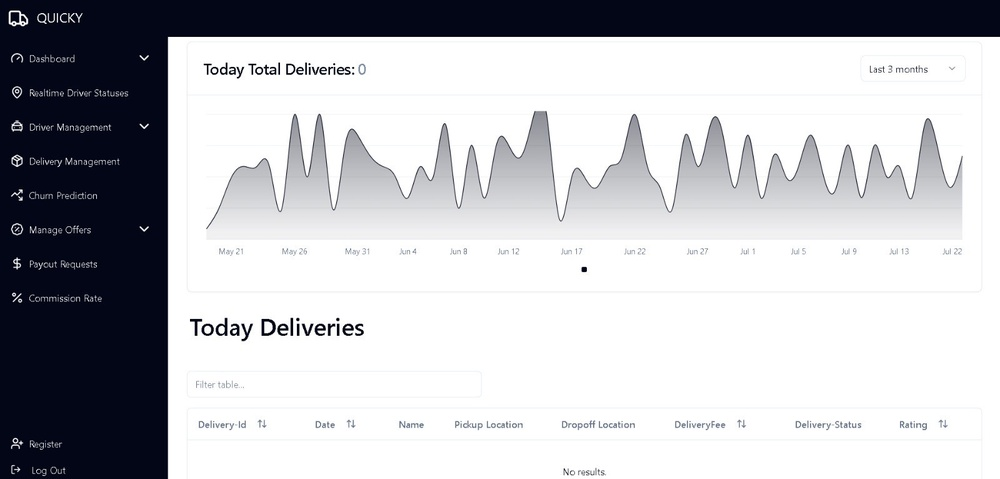
#> input picture assets/test_images/chart.jpeg, 1000 x 479 px, shrunk from 1600 x 766 before the run
$ jupyter execute K-means.ipynb
#> lines starting #> are read from the running program, lines starting #| are printed output that depends on the picture
[cell 1]
import numpy as np
import matplotlib.pyplot as plt
from sklearn.cluster import KMeans
from PIL import Image

Implementing K-means from scrach without scikit learn

[cell 2]
# Finding the closest centrodid for data points

def find_closest_centroid(X, centroids):
    no_of_datapoints = X.shape[0]

    indexes = np.zeros(no_of_datapoints)

    for data_index,data_point in enumerate(X):
        min_distance = float('inf')
        closest_centroid_index = -1
        for centroid_index, centroid in enumerate(centroids):
            difference = data_point - centroid
            distance = np.linalg.norm(difference)
            if(distance < min_distance):
                min_distance = distance
                closest_centroid_index = centroid_index
        indexes[data_index] = closest_centroid_index

    return indexes

[cell 3]
# Testing find_closest_centroid function

X_test = np.array([[2, 2.5], [2.5, 2.5], [-1.5, -1.5],
                  [2, 2], [-1.5, -1], [-1, -1]])
initial_centroids = np.array([[2.5, 2], [-1, -1]])


print(find_closest_centroid(X_test, initial_centroids))

[cell 4]
# Update centroid positions

def update_centroids(indexes, no_of_centroids, X):
#> called with indexes = array of shape (6,), no_of_centroids = 2, X = array of shape (6, 2)
    m,n = X.shape
    centroids = np.zeros((no_of_centroids, n))

    for i in range(no_of_centroids):
        points = X[indexes == i]
        centroids[i] = np.mean(points, axis=0)

    return centroids

[cell 5]
# Testing update_centroids function

idx = np.array([0, 0, 1, 0, 1, 1])
no_clusters = 2

print(update_centroids(idx, no_clusters, X_test))

[cell 6]
# Setting up initial centroids

def initialize_centroids(X, no_of_centroids):

    randidx = np.random.permutation(X.shape[0])
    centroids = X[randidx[:no_of_centroids]]
    return centroids

[cell 7]
def run_Kmeans(X, initial_centroids, max_iters=10):

#> called with X = array of shape (6, 2), initial_centroids = array of shape (2, 2), max_iters = 10
    m, n = X.shape
    no_clusters = initial_centroids.shape[0]
    centroids = initial_centroids
    indexes = np.zeros(m)

    for i in range(max_iters):

        print("KMeans iteration %d/%d" % (i, max_iters-1))

        indexes = find_closest_centroid(X, centroids)

        centroids = update_centroids(indexes, no_clusters, X)
    return centroids, indexes

[cell 8]
# Test run
no_of_centroids = 2
max_iters = 10

initial_centroids = initialize_centroids(X_test, no_of_centroids)

centroids, indexes = run_Kmeans(X_test,initial_centroids,max_iters)

[cell 9]
# View assigned centroids for data points
print(indexes)

Random initialization of centroids can cause not to obtain the perfect clusters, can be avoided by using the concept introduced in
Kmeans ++ (D**2 Weighting)

Using Kmeans algorithem to perform image compression by reducing colors (Using scikit learn for optimized version)

[cell 10]
img_rgba = Image.open('../assets/test_images/chart.jpeg')
#> img_rgba is the input picture: PIL image 1000x479 RGB; mean R, G, B 189.7, 190.5, 194.8

img_rgb = img_rgba.convert('RGB')

# Normalize the pixel values
image = np.array(img_rgb)
image = image / 255.0

# Reshape the image
reshaped_img = np.reshape(image, (image.shape[0] * image.shape[1], 3))

# Apply K-means clustering
kmeans = KMeans(n_clusters=12, n_init=10, random_state=42)
kmeans.fit(reshaped_img)

# Get centroid colors
new_palette = (kmeans.cluster_centers_ * 255).astype(np.uint8)

# Get centroid labels for each pixel
labels = kmeans.labels_

# Recreate the compressed image
X_recovered = new_palette[labels]
X_recovered = np.reshape(X_recovered, image.shape)


fig, ax = plt.subplots(1, 2, figsize=(16, 16))
plt.axis('off')

ax[0].imshow(image)
ax[0].set_title('Original')
ax[0].set_axis_off()

ax[1].imshow(X_recovered)
ax[1].set_title('Compressed with K-means')
ax[1].set_axis_off()

plt.show()
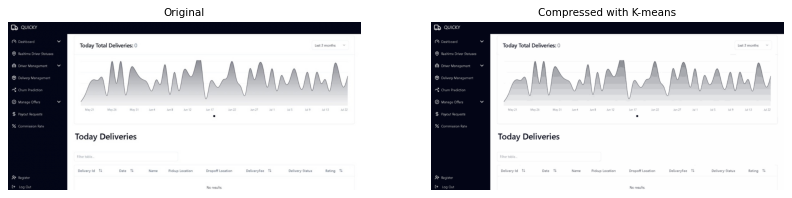
#> figure drawn by matplotlib, 2 panels
